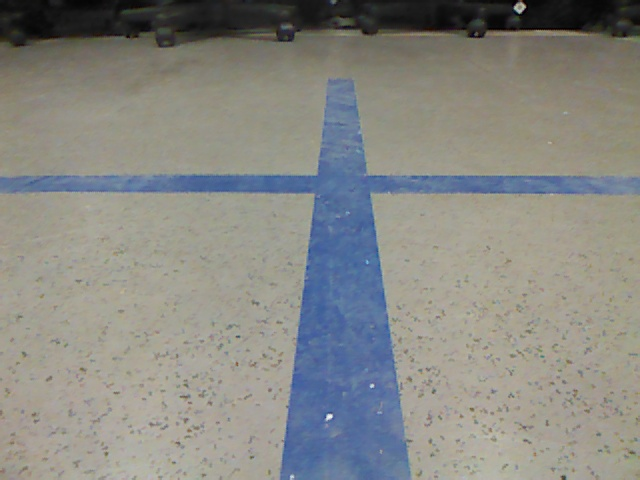
#> input picture Turtlebot Mazefinder (2?)/Turtlebot Mazefinder Images/images4/frame0000.jpg, 640 x 480 px, given in place of frame0001.jpg, which was not available
$ python i_p.py
#> lines starting #> are read from the running program, lines starting #| are printed output that depends on the picture; after the words box and inside, x2 and y2 are one past the last pixel; in counts of white or black regions, pixels touching at a corner belong together; pictures that were not available may be replaced by others from this repository, and a replacement may not be noted
#> further down, img is the input picture: shape (480, 640, 3); mean B, G, R 131.8, 136.9, 136.5
#!/usr/bin/env python
import cv2
# [65 lines of commented-out code are left out]

import cv2
import numpy as np
import math
# import sys

max_img_num = 1110

# [24 lines left out: functions line_is_vertical, line_is_horizontal, distance_to_top, not called in this run]

def distance_from_center(x1, x2):
    mid_point_x = abs(x2 - x1)/2
    return mid_point_x

# [40 lines left out: functions should_draw_corner, get_med_diff, not called in this run]

def get_med_right_left(img):
    # cv2.imshow('orig', img)
    src     = img[100:350, :]
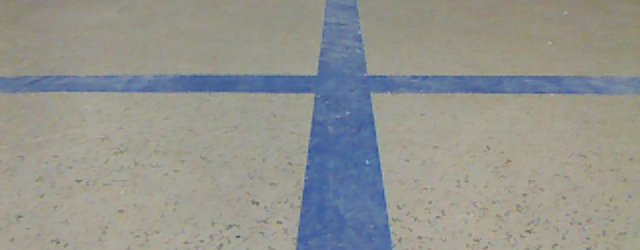
#> src: shape (250, 640, 3); mean B, G, R 142.8, 148, 146.4
    left    = src[:, 0:180]
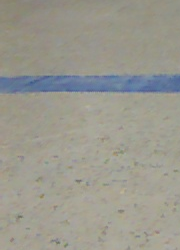
#> left: shape (250, 180, 3); mean B, G, R 142.6, 152.7, 154.1
    right   = src[:, 540:]
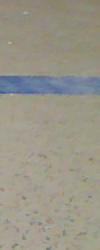
#> right: shape (250, 100, 3); mean B, G, R 136.2, 149.7, 152.8
    src = cv2.medianBlur(src, 5)
    hsv_l = (90, 60, 0)
    hsv_h = (150, 255, 255)
    left = cv2.cvtColor(left, cv2.COLOR_BGR2HSV)
#> left: shape (250, 180, 3); mean H, S, V 31.4, 30.4, 157.9
    left = cv2.inRange(left, hsv_l, hsv_h)
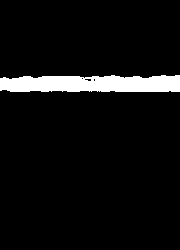
#> left: shape (250, 180); 6% white; 1 white region, box (x1, y1, x2, y2) and area: (0, 75, 180, 92) 2707
    right = cv2.cvtColor(right, cv2.COLOR_BGR2HSV)
#> right: shape (250, 100, 3); mean H, S, V 30.4, 38.3, 156.2
    right = cv2.inRange(right, hsv_l, hsv_h)
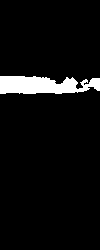
#> right: shape (250, 100); 5.5% white; 1 white region, box (x1, y1, x2, y2) and area: (0, 76, 100, 94) 1387

    median_left, median_right = None, None

    locations = np.where(left)[0]
#> locations = 2707 values from 75 to 91
    should_turn_left = sum(locations) > 20000
#> should_turn_left = True
    if len(locations) and should_turn_left:
        median_left = sum(locations)/len(locations)
#> median_left = 83.58
        median_left += 100
#> median_left = 183.6


    locations = np.where(right)[0]
#> locations = 1387 values from 76 to 93
    should_turn_right = sum(locations) > 20000
#> should_turn_right = True
    if len(locations) and should_turn_right:
        median_right = sum(locations)/len(locations)
#> median_right = 84.87
        median_right += 100
#> median_right = 184.9

    # cv2.imshow('left', left)
    # cv2.imshow('right', right)
    # cv2.waitKey(0)

    img[100:350, 0:180] = cv2.cvtColor(left, cv2.COLOR_GRAY2RGB)
    img[100:350, 540:] = cv2.cvtColor(right, cv2.COLOR_GRAY2RGB)
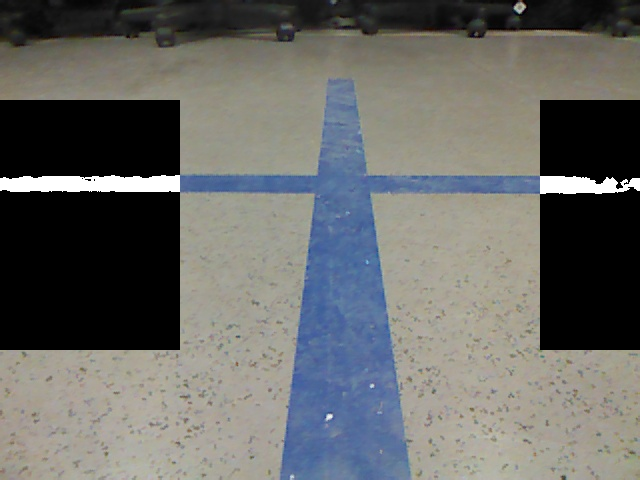
#> img: shape (480, 640, 3); mean B, G, R 103.2, 105.7, 104.9
    cv2.imshow('Correcting', img)
    cv2.waitKey(0)

    return median_left, median_right, should_turn_left, should_turn_right

# [135 lines left out: functions get_forward, is_end, analyze, get_num_vertical_lines, not called in this run]

        # [14 lines of commented-out code are left out]

if __name__ == '__main__':
    i = 1
    # i = 53
    img = cv2.imread('images4/frame{:04d}.jpg'.format(i))
    get_med_right_left(img)
    # [124 lines of commented-out code are left out]
